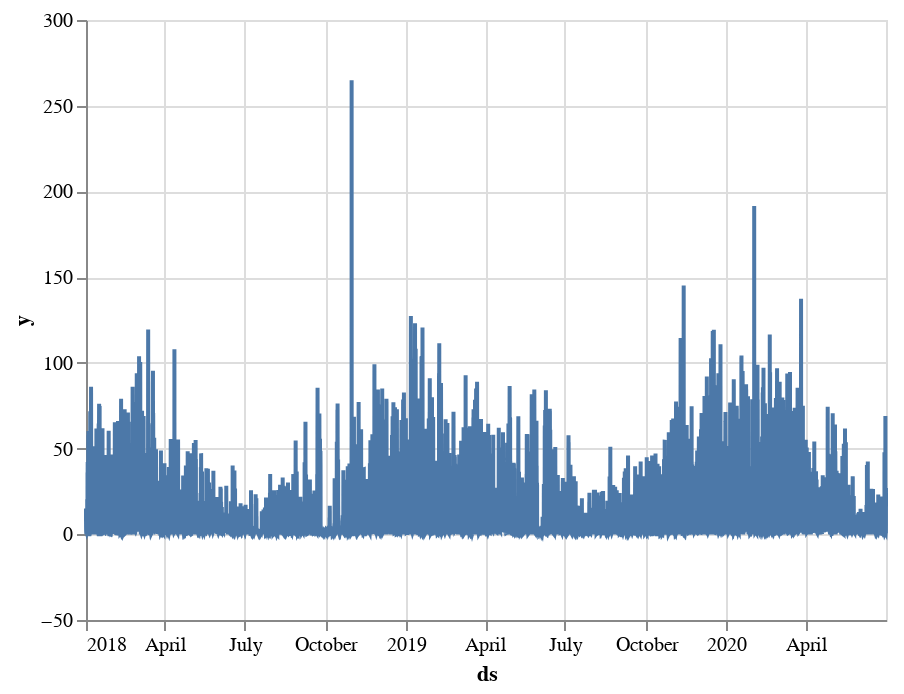

Notebook cell for this chart:
### Code cell
import altair as alt

df_alt = df_resampled.reset_index()
df_alt = df_alt.rename(columns = {'datetime':'ds',
                                 'PM2_5':'y'})
alt.data_transformers.enable('default', max_rows=None)
alt.Chart(df_alt).mark_line().encode(
    alt.X('ds:T'),
    alt.Y('y:Q',
         scale = alt.Scale(domain = (-50, 300)))
)

### Figure 1 — Vega-Lite specification as saved in the notebook (floating-point values rounded to 4 significant figures; data arrays with more than 128 entries replaced by an {"elided": "..."} marker saying what was removed)
{"config": {"view": {"continuousWidth": 400, "continuousHeight": 300}}, "data": {"name": "data-ccf556d14ab3312e17fd65ddcc6733f2"}, "mark": "line", "encoding": {"x": {"field": "ds", "type": "temporal"}, "y": {"field": "y", "scale": {"domain": [-50, 300]}, "type": "quantitative"}}, "$schema": "https://vega.github.io/schema/vega-lite/v4.17.0.json", "datasets": {"data-ccf556d14ab3312e17fd65ddcc6733f2": {"elided": "21888 records"}}}
